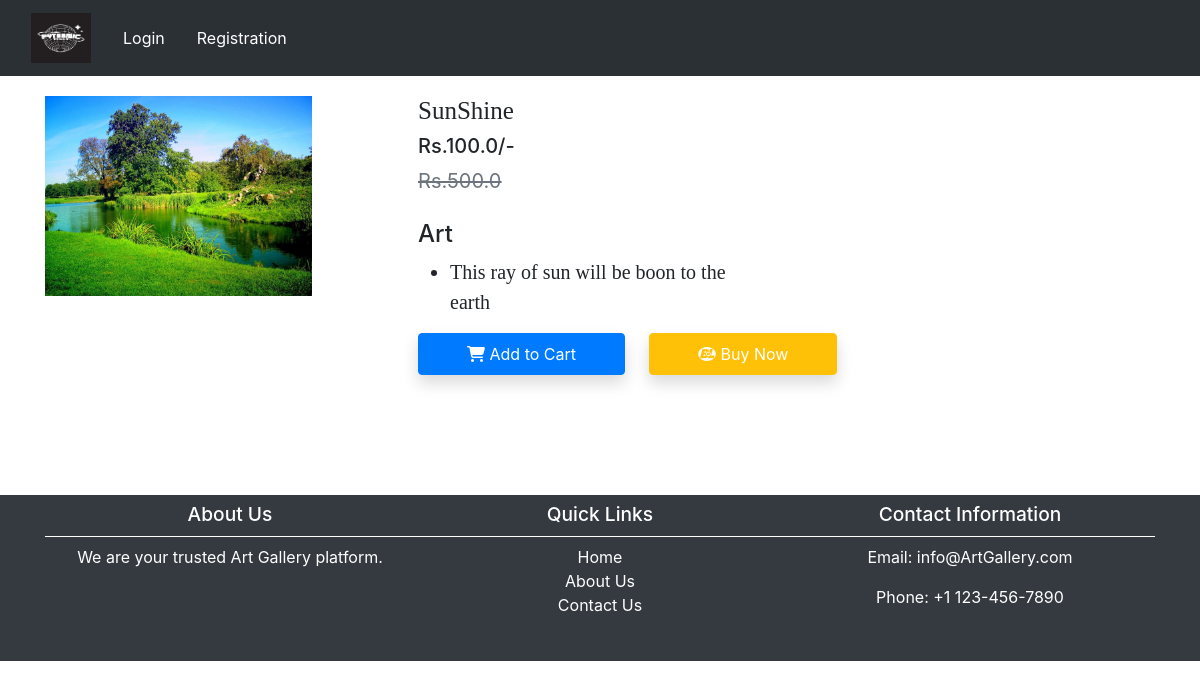
The page /productdetails/1 on the database its author committed.
### app/models.py (models this page shows, shortened)
class Art(models.Model):
    title=models.CharField(max_length=100)
    selling_price=models.FloatField()
    discount_price=models.FloatField()
    discription=models.TextField()
    category=models.CharField(choices=CATEGORY_CHOICES,max_length=2)
    art_image=models.ImageField(upload_to='art')

### app/views.py (the view)
# urls.py: path('productdetails/<int:pk>',ProductDetails.as_view(),name="product-details"),
class ProductDetails(View):
    def get(self,request,pk):
        art = Art.objects.get(pk=pk)
        return render(request, 'product-details.html', locals())

### templates/product-details.html (shortened to what this page needs)
{% extends 'base.html' %}
{% load static %}
{% block content %}
<br/><br/><br/><br/>
<div class="container">
    <div class="row flex justify-content-between">
        <div class="col-lg-6">
            <img src="{{ art.art_image.url }}" class="img-fluid" alt="Art Image" style="max-height: 200px;">
        </div>
        <div class="productdetail col-lg-6">
            <h1 style="font-family: Lucida Console; font-size: 25px;">{{ art.title }}</h1>
            <h5>Rs.{{ art.discount_price }}/-</h5>
            <small class="text-decoration-line-through text-muted fs-5"><del>Rs.{{ art.selling_price }}</del></small>
            <br/><br/>
            <h4>Art</h4>
            <ul class="fs-5" style="font-family: Rajdhani;">
                <li>{{ art.discription }}</li>
            </ul>
            <div class="d-flex justify-content-between">
                <form action="{% url 'addtocart' %}" method="GET" class="d-inline">
                    <button class="btn btn-primary shadow px-5 py-2" type="submit"><i class="fa-solid fa-cart-shopping"></i>
                        Add to Cart
                    </button>
                </form>
                <a href="{% url 'showcart' %}" class="btn btn-warning shadow px-5 py-2 ms-4 text-decoration-none text-white"><i class="fa-brands fa-buy-n-large"></i> Buy Now</a>
            </div>
        </div>
    </div>
</div>
<br/><br/><br/>
{% endblock content %}

### static/css/footer.css (style rules this page uses)
.container { display: flex; justify-content: space-between; max-width: 1200px; margin: 0 auto; }

### templates/base.html (style rules this page uses)
body { height: 2000px; }

### rows shown on the page
Art: art_image (picture), title "SunShine", discount_price "100.0", selling_price "500.0", discription "This ray of sun will be boon to the earth"
